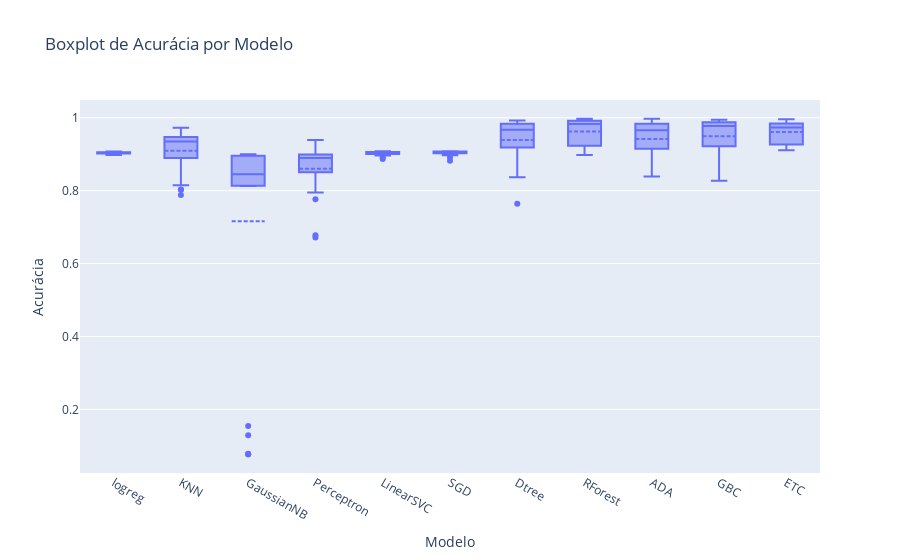
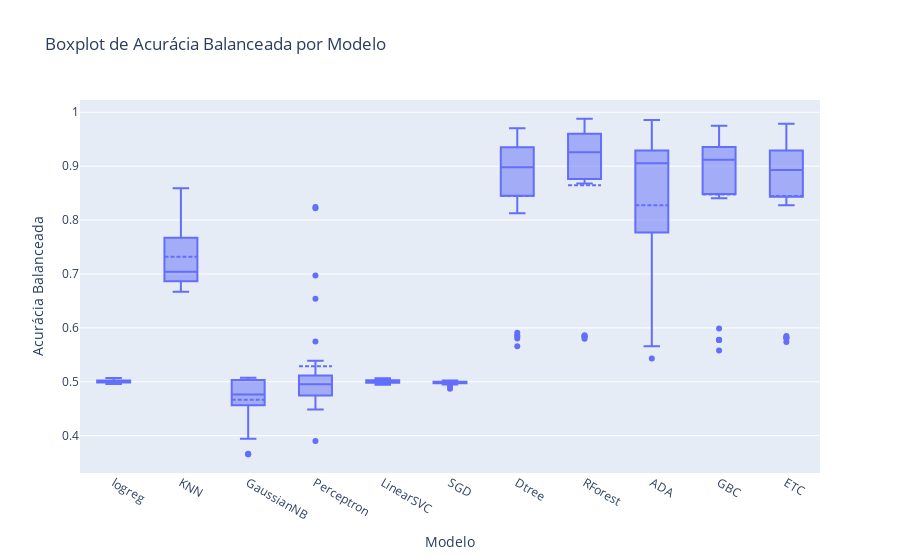
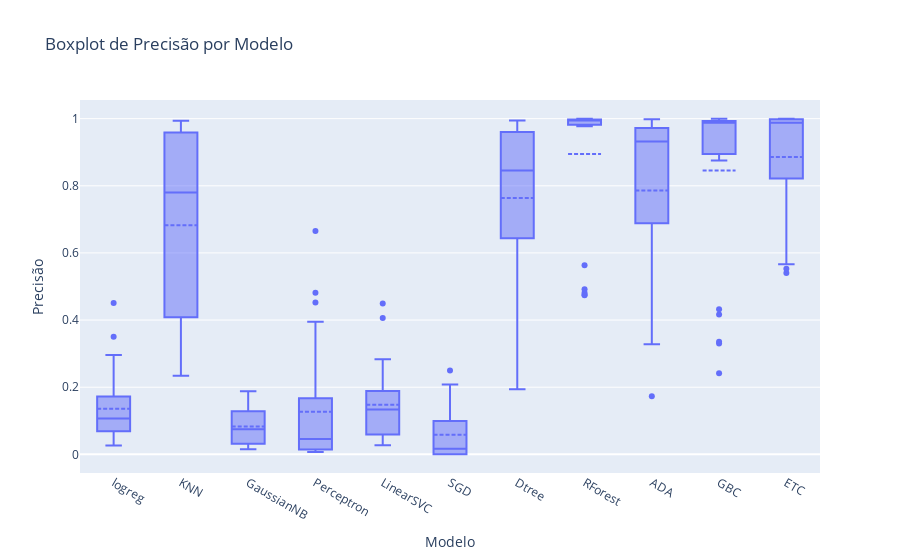
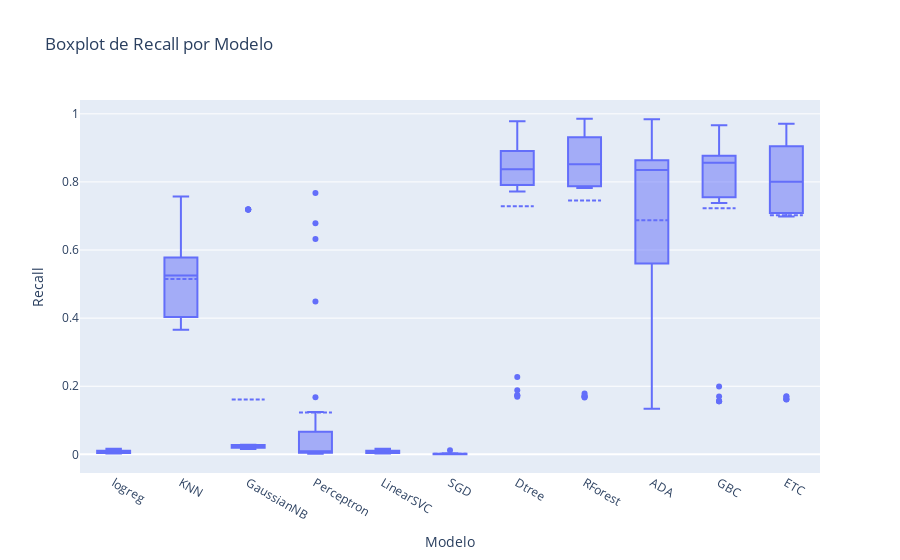

The cell these charts' notebook holds for them, in order:
### Code cell
import plotly.express as px
import pandas as pd

# Converter a lista de resultados em um DataFrame
df_resultadosr = pd.DataFrame(resultados)

# Especificar as métricas a serem plotadas
metricas = ['Acurácia', 'Acurácia Balanceada', 'Precisão', 'Recall', 'F1-score', 'MCC', 'Kappa de Cohen']

# Criar gráficos interativos para cada métrica
for metrica in metricas:
    fig = px.box(df_resultadosr, x='Nome', y=metrica, title=f'Boxplot de {metrica} por Modelo')
    fig.update_traces(boxmean=True)
    fig.update_xaxes(title_text='Modelo')
    fig.update_yaxes(title_text=metrica)
    fig.show()

### Figure 1 — Plotly figure (JSON) as saved in the notebook; plotly's stock layout.template omitted (floating-point values rounded to 4 significant figures; data arrays with more than 128 entries replaced by an {"elided": "..."} marker saying what was removed)
{"data": [{"alignmentgroup": "True", "boxmean": true, "hovertemplate": "Nome=%{x}<br>Acurácia=%{y}<extra></extra>", "legendgroup": "", "marker": {"color": "#636efa"}, "name": "", "notched": false, "offsetgroup": "", "orientation": "v", "showlegend": false, "type": "box", "x": {"elided": "275 str values"}, "x0": " ", "xaxis": "x", "y": {"elided": "275 float values"}, "y0": " ", "yaxis": "y"}], "layout": {"boxmode": "group", "legend": {"tracegroupgap": 0}, "title": {"text": "Boxplot de Acurácia por Modelo"}, "xaxis": {"anchor": "y", "domain": [0, 1], "title": {"text": "Modelo"}}, "yaxis": {"anchor": "x", "domain": [0, 1], "title": {"text": "Acurácia"}}}}

### Figure 2 — Plotly figure (JSON) as saved in the notebook; plotly's stock layout.template omitted (floating-point values rounded to 4 significant figures; data arrays with more than 128 entries replaced by an {"elided": "..."} marker saying what was removed)
{"data": [{"alignmentgroup": "True", "boxmean": true, "hovertemplate": "Nome=%{x}<br>Acurácia Balanceada=%{y}<extra></extra>", "legendgroup": "", "marker": {"color": "#636efa"}, "name": "", "notched": false, "offsetgroup": "", "orientation": "v", "showlegend": false, "type": "box", "x": {"elided": "275 str values"}, "x0": " ", "xaxis": "x", "y": {"elided": "275 float values"}, "y0": " ", "yaxis": "y"}], "layout": {"boxmode": "group", "legend": {"tracegroupgap": 0}, "title": {"text": "Boxplot de Acurácia Balanceada por Modelo"}, "xaxis": {"anchor": "y", "domain": [0, 1], "title": {"text": "Modelo"}}, "yaxis": {"anchor": "x", "domain": [0, 1], "title": {"text": "Acurácia Balanceada"}}}}

### Figure 3 — Plotly figure (JSON) as saved in the notebook; plotly's stock layout.template omitted (floating-point values rounded to 4 significant figures; data arrays with more than 128 entries replaced by an {"elided": "..."} marker saying what was removed)
{"data": [{"alignmentgroup": "True", "boxmean": true, "hovertemplate": "Nome=%{x}<br>Precisão=%{y}<extra></extra>", "legendgroup": "", "marker": {"color": "#636efa"}, "name": "", "notched": false, "offsetgroup": "", "orientation": "v", "showlegend": false, "type": "box", "x": {"elided": "275 str values"}, "x0": " ", "xaxis": "x", "y": {"elided": "275 float values"}, "y0": " ", "yaxis": "y"}], "layout": {"boxmode": "group", "legend": {"tracegroupgap": 0}, "title": {"text": "Boxplot de Precisão por Modelo"}, "xaxis": {"anchor": "y", "domain": [0, 1], "title": {"text": "Modelo"}}, "yaxis": {"anchor": "x", "domain": [0, 1], "title": {"text": "Precisão"}}}}

### Figure 4 — Plotly figure (JSON) as saved in the notebook; plotly's stock layout.template omitted (floating-point values rounded to 4 significant figures; data arrays with more than 128 entries replaced by an {"elided": "..."} marker saying what was removed)
{"data": [{"alignmentgroup": "True", "boxmean": true, "hovertemplate": "Nome=%{x}<br>Recall=%{y}<extra></extra>", "legendgroup": "", "marker": {"color": "#636efa"}, "name": "", "notched": false, "offsetgroup": "", "orientation": "v", "showlegend": false, "type": "box", "x": {"elided": "275 str values"}, "x0": " ", "xaxis": "x", "y": {"elided": "275 float values"}, "y0": " ", "yaxis": "y"}], "layout": {"boxmode": "group", "legend": {"tracegroupgap": 0}, "title": {"text": "Boxplot de Recall por Modelo"}, "xaxis": {"anchor": "y", "domain": [0, 1], "title": {"text": "Modelo"}}, "yaxis": {"anchor": "x", "domain": [0, 1], "title": {"text": "Recall"}}}}
